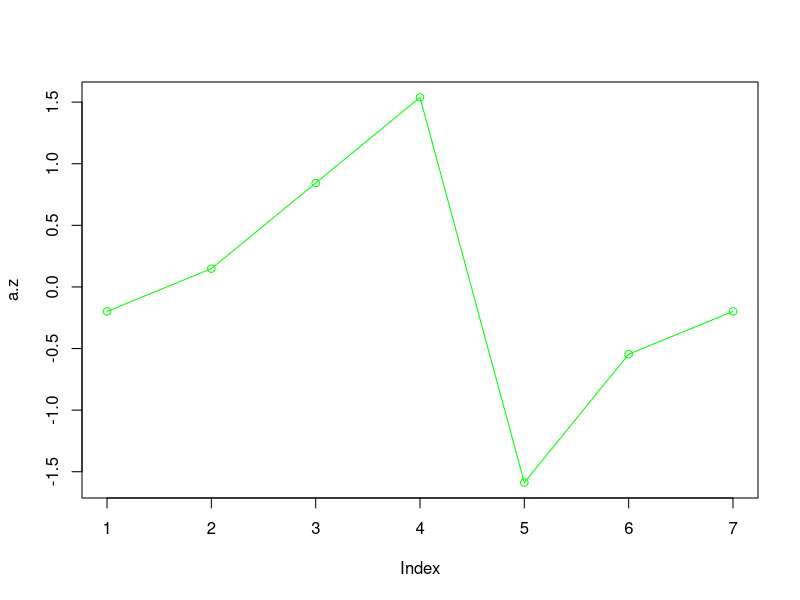

This figure's R source:
# create vector

a <- c(9, 10, 12, 14, 5, 8, 9)

# find mean

mean(a)

# find standard deviation

sd(a)

# calculate z

a.z <- (a - mean(a)) / sd(a)

# plot z-score

plot(a.z, type="o", col="green")
